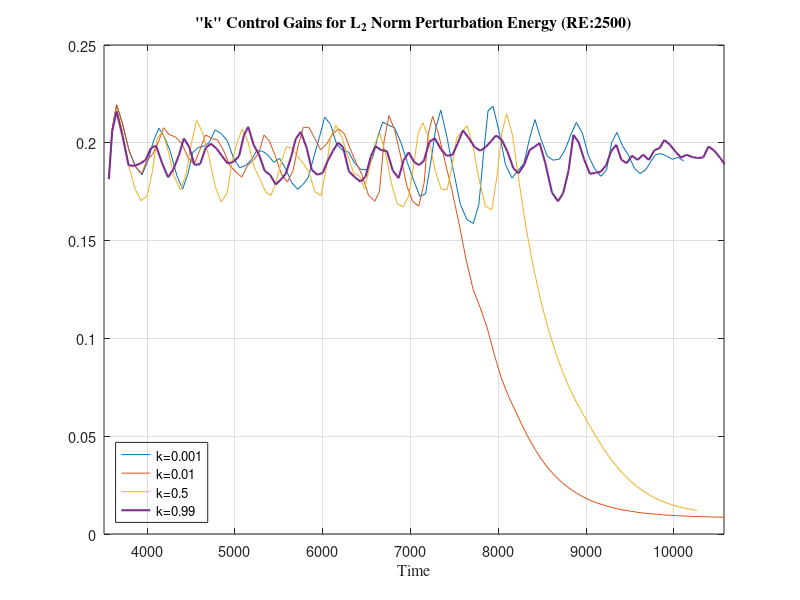

Source code (MATLAB): (Note: this script raises an error after producing the figure.)
clear vairbles;
%%%%%%%%%%%%%%%%%%%%%%%%%%%%%%%%%%%%%%%%%%%%%%%%%%% k control gains for 2500 l2.out
%%%%%%%%%%%%%%%%%%%%%%%%%%%%%%%%%%%%%%% k=0.001
k_001=[3565.103853	0.1814621861
3602.846247	0.2071037275
3653.789263	0.2194205142
3719.270352	0.2101042284
3794.383636	0.1962436613
3866.999504	0.1879437472
3943.020862	0.1836486712
4013.084437	0.191235415
4076.854201	0.2014109107
4135.246477	0.2074506949
4193.443482	0.2033478353
4264.05405	0.1957513543
4338.669761	0.1833143939
4405.067075	0.1763397859
4465.033907	0.1840331236
4519.614168	0.1950445101
4581.133613	0.1974917677
4647.885088	0.1983152992
4706.656926	0.2000361446
4775.257187	0.2065972908
4842.919674	0.2047587084
4912.90961	0.2011630453
4985.290338	0.1921491997
5053.982545	0.1872837198
5121.656218	0.1883248913
5190.283855	0.1913784735
5248.582324	0.1959400919
5315.36034	0.1956987902
5377.559036	0.1936913884
5443.625894	0.1900217627
5509.480379	0.1919794793
5577.861271	0.1867776876
5645.455028	0.1797406091
5714.850957	0.1762186452
5776.904399	0.1787522424
5835.147301	0.182272372
5900.244471	0.1928750361
5965.253316	0.2032699378
6023.329323	0.2131846803
6089.371552	0.2094256431
6159.095875	0.1992310545
6225.289145	0.1962195334
6294.634965	0.195258536
6365.190574	0.1894928241
6434.503006	0.186392992
6503.150888	0.1862059941
6572.424304	0.1929169647
6627.353462	0.2030434612
6683.546001	0.2106073562
6748.945296	0.2090204676
6818.859414	0.2077491433
6890.200328	0.2001491503
6964.162162	0.1899742747
7036.912737	0.1806870742
7107.747882	0.1725691181
7170.985628	0.1738953904
7229.537807	0.1896235443
7287.878007	0.207402805
7344.67592	0.2167310307
7412.153832	0.2035620549
7488.431642	0.1859045579
7567.959727	0.168457784
7643.036948	0.1607546835
7715.760832	0.1587762631
7778.790433	0.1685200208
7830.857219	0.1938727951
7882.685792	0.2163026186
7939.423156	0.218702487
8008.260532	0.2058195083
8080.784156	0.1890087345
8155.186958	0.1820104012
8226.577459	0.1858638764
8290.891892	0.1893492047
8354.820202	0.2020177388
8417.230733	0.2119009603
8486.309734	0.2017358355
8557.687529	0.1931855358
8624.799124	0.1911215725
8694.771361	0.1916349787
8761.568082	0.1965900085
8824.916968	0.2039489377
8888.51908	0.2104507299
8957.385465	0.2048955245
9027.618443	0.1932006668
9096.167453	0.1868037569
9166.690706	0.1828859973
9232.570416	0.1861157199
9290.438818	0.200046614
9350.748301	0.2053302482
9412.920878	0.1985560852
9480.007694	0.1938895053
9550.20154	0.186959524
9615.875208	0.1842081458
9681.960833	0.1864274339
9737.779482	0.1904992735
9790.554944	0.1939445863
9852.052385	0.1944881843
9919.191685	0.1931213567
9982.169925	0.191588918
10050.09825	0.1925867869
10109.16822	0.1906554464];
%%%%%%%%%%%%%%%%%%%%%%%%%%%%%%%%%%%%%%% k=0.01
k_01=[3565.103853	0.1814621861
3602.8458	0.2070914882
3653.778304	0.2193862237
3719.295107	0.2100544429
3794.387823	0.1961274239
3866.43406	0.1880480829
3938.648752	0.1843156923
4003.541482	0.191397735
4062.66541	0.194040191
4126.213875	0.2000411454
4186.681195	0.2076891347
4252.237807	0.2042379367
4323.802111	0.2029657692
4396.968878	0.1995051235
4468.330004	0.1923650468
4537.108528	0.1890544297
4603.277786	0.1965669684
4667.501561	0.2040559243
4736.172001	0.2021425931
4802.902791	0.2015295279
4872.992847	0.1959255832
4944.468121	0.1882037914
5012.866326	0.1850768437
5078.883342	0.182425724
5145.808822	0.1885010686
5209.801155	0.1909968861
5273.221331	0.194832588
5332.00658	0.203946928
5394.216348	0.2008953606
5457.469076	0.1936002064
5530.307668	0.1840042014
5598.413017	0.1799651298
5662.903877	0.185865726
5720.748258	0.1984456819
5778.875638	0.2078748519
5842.901796	0.2079111028
5910.273686	0.2022251117
5976.572525	0.1963329515
6047.05907	0.1994986114
6117.403283	0.204808508
6182.692973	0.2071055607
6246.858095	0.2046210466
6313.645617	0.196869926
6378.919931	0.1898919634
6446.992338	0.1838518871
6521.69764	0.1732432612
6593.379079	0.1701102712
6646.298992	0.1750922885
6698.870826	0.2007703042
6754.496108	0.2138379813
6819.033876	0.2067664595
6889.299664	0.1930100975
6957.594932	0.1780587992
7023.472573	0.1702004542
7093.168206	0.1675760154
7154.750047	0.1792723014
7200.901011	0.2042325783
7252.444854	0.2134945517
7315.607766	0.2051829761
7390.550666	0.1908688555
7470.079607	0.1761691237
7550.843021	0.1591129805
7632.446296	0.1405381521
7712.194592	0.1252121001
7792.751318	0.1158583099
7873.85578	0.105326772
7953.916433	9.18E-02
8032.804291	7.99E-02
8110.900294	7.10E-02
8188.95713	6.34E-02
8266.695375	5.60E-02
8344.1351	4.91E-02
8421.470873	4.30E-02
8498.793255	3.77E-02
8576.021446	3.32E-02
8653.122976	2.94E-02
8730.107231	2.61E-02
8807.003395	2.34E-02
8883.831274	2.11E-02
8960.602752	1.91E-02
9037.329223	1.74E-02
9114.021435	1.60E-02
9190.688813	1.49E-02
9267.339846	1.39E-02
9343.981852	1.30E-02
9420.620233	1.23E-02
9497.258735	1.17E-02
9573.900778	1.12E-02
9650.548857	1.07E-02
9727.204063	1.04E-02
9803.867484	1.01E-02
9880.539957	9.80E-03
9957.221365	9.57E-03
10033.91185	9.38E-03
10110.61134	9.21E-03
10187.3193	9.06E-03
10264.03497	8.94E-03
10340.75775	8.83E-03
10417.48719	8.73E-03
10494.22307	8.65E-03
10570.96499	8.57E-03];
%%%%%%%%%%%%%%%%%%%%%%%%%%%%%%%%%%%%%%% k=0.5
k_5=[3565.103853	0.1814621861
3602.814584	0.2064365515
3653.242505	0.2176274474
3719.703229	0.2063162041
3793.28595	0.1879667531
3862.273006	0.176549344
3932.571935	0.1703861182
4000.794734	0.1727508192
4064.385292	0.1860625061
4115.488447	0.2023115053
4176.358546	0.2056982512
4243.198823	0.1954337839
4307.698548	0.1830574845
4381.004792	0.1758690896
4445.552415	0.1843051987
4507.493007	0.2003111926
4565.468925	0.2113791528
4632.392423	0.2052641445
4704.668432	0.19303036
4776.645901	0.1776555201
4844.529562	0.1697598426
4912.349129	0.1743262595
4970.127242	0.190540865
5024.975535	0.1999241184
5084.44009	0.2071398681
5149.219287	0.2007353375
5215.659406	0.1880668153
5282.41286	0.1816934565
5349.419986	0.1749324829
5411.837844	0.1730365927
5473.69835	0.1808020016
5532.775811	0.1906939281
5586.247714	0.1979251704
5646.961491	0.1973891398
5712.800925	0.1930783542
5777.117058	0.18957562
5841.189601	0.1853638732
5912.690777	0.1749073618
5980.575759	0.1730409493
6041.752942	0.1871005025
6092.547502	0.2033741307
6152.263969	0.2089944195
6220.412719	0.2025214011
6282.700282	0.1935959729
6354.705351	0.1844460579
6419.935845	0.1828517921
6478.099217	0.1764853488
6540.482964	0.1886224247
6598.602445	0.1999888076
6650.744302	0.2048075847
6713.357435	0.1951704357
6783.85978	0.1791252411
6850.090679	0.1687225132
6917.391364	0.1673447733
6978.994672	0.1726702646
7039.445531	0.1894002814
7086.966019	0.2049203819
7141.333682	0.2102979116
7208.938682	0.2020750203
7280.216151	0.1858782501
7348.186479	0.1764405429
7415.10162	0.1758327297
7471.006325	0.1872897447
7526.262529	0.2025964537
7585.545791	0.2055763818
7644.292162	0.2087313738
7708.240134	0.198874394
7779.904003	0.1815019593
7854.237319	0.1675919017
7925.331167	0.165783512
7985.307519	0.1829649308
8038.654558	0.2044668737
8093.909477	0.2149402994
8160.255241	0.2042522976
8236.883613	0.1799117565
8315.735212	0.1565422975
8399.425341	0.1364346061
8483.534236	0.1192426389
8566.051474	0.1052539853
8646.489064	9.36E-02
8725.180601	8.37E-02
8803.187072	7.52E-02
8881.539475	6.80E-02
8960.118084	6.17E-02
9038.319624	5.55E-02
9116.161365	4.95E-02
9193.688569	4.40E-02
9270.913366	3.89E-02
9347.896245	3.45E-02
9424.696395	3.06E-02
9501.354663	2.72E-02
9577.904443	2.43E-02
9654.371426	2.18E-02
9730.774077	1.97E-02
9807.12703	1.79E-02
9883.442472	1.64E-02
9959.731185	1.52E-02
10036.00317	1.41E-02
10112.26686	1.33E-02
10188.5295	1.26E-02
10264.79651	1.20E-02];
%%%%%%%%%%%%%%%%%%%%%%%%%%%%%%%%%%%%%%% k=0.99
k_99=[3565.103853	0.1814621861
3602.780701	0.2058076339
3652.737322	0.2160544452
3719.481382	0.2037410799
3790.057355	0.1884980506
3851.653684	0.1882268423
3919.801232	0.1893480444
3983.414687	0.1911745774
4044.160338	0.1972769952
4102.816805	0.1985397114
4172.170262	0.1895331691
4239.293322	0.1823456456
4301.123999	0.1865214043
4361.200543	0.1933950789
4420.00079	0.2022286364
4479.585497	0.1978620223
4540.273059	0.1887186655
4605.240502	0.1891166005
4667.326555	0.1973789786
4727.343724	0.1995406942
4790.61726	0.1971057801
4853.499643	0.1932665535
4917.258027	0.189435547
4983.159089	0.1902132796
5048.39794	0.1932216773
5103.426045	0.2038989902
5152.282406	0.2081746394
5214.550365	0.1988720998
5276.793476	0.1937696964
5340.208135	0.1856506233
5402.559723	0.1835208652
5465.617882	0.1786808228
5530.028982	0.181503208
5580.596924	0.1842592921
5640.425691	0.1927645465
5692.727284	0.201957214
5750.749226	0.2056337669
5819.13987	0.1971981866
5876.1456	0.1861563419
5938.815288	0.1836491802
5999.964666	0.1846114436
6055.595328	0.1906112201
6116.232069	0.1958071165
6175.161784	0.200099845
6231.437565	0.1978762293
6299.155403	0.1853448839
6366.154113	0.1824557082
6430.275591	0.1800710055
6489.646403	0.1828157068
6547.220576	0.1930026021
6601.902124	0.198205889
6667.889447	0.1962236816
6732.427962	0.1957519812
6797.58112	0.1858898139
6864.619245	0.181925914
6922.175085	0.1911095458
6980.210266	0.1951335162
7041.164416	0.1901766067
7097.330742	0.1886218201
7151.591187	0.1907306685
7215.769122	0.2004949322
7276.415374	0.202358162
7343.617414	0.1969712169
7410.883345	0.1933486024
7478.435929	0.1938450241
7537.638858	0.1997071638
7597.214521	0.2063248054
7662.258928	0.2024912704
7730.565038	0.1978051316
7795.600854	0.1959261765
7856.41028	0.1978221228
7919.426179	0.2009234217
7973.897721	0.2037461059
8038.573335	0.2015908117
8103.951894	0.1955181329
8171.728039	0.1869374581
8229.70791	0.1844229522
8293.57381	0.1886273944
8356.494704	0.196280836
8417.944875	0.1981288585
8470.367648	0.1998528219
8534.947201	0.189641517
8610.626797	0.1745981375
8679.214088	0.1700800686
8737.801902	0.174172256
8799.867101	0.1857687019
8855.484521	0.2040369897
8913.813722	0.2003818433
8978.609068	0.1913708563
9042.92856	0.1841299008
9107.633129	0.184665455
9167.059515	0.1852338952
9226.834665	0.1884007125
9283.912858	0.19559687
9343.587571	0.1989922681
9400.49693	0.1914271176
9461.533765	0.1895373081
9521.348651	0.1934383523
9585.947248	0.1912463655
9650.493165	0.1939400117
9714.366729	0.1912359534
9778.557508	0.1962735287
9834.907158	0.1972110871
9890.4224	0.201402032
9955.016809	0.1990121224
10023.26025	0.1951642028
10081.57863	0.1924269954
10144.07717	0.1939035285
10208.5574	0.1926943912
10271.34567	0.1922348484
10333.41241	0.1924906798
10393.72031	0.198104623
10456.96215	0.1960493606
10526.09084	0.1923575967
10596.21087	0.1877790158
10662.43517	0.1896495222
10726.07939	0.1905620334
10787.42593	0.1907369038
10848.85561	0.1907940399
10914.75452	0.1935050928
10974.99246	0.200417482
11037.96843	0.2011138791
11101.95738	0.197038369
11166.12346	0.1934542945
11233.37473	0.1880207958
11294.80394	0.1894485536
11360.69682	0.1874233165
11419.80758	0.1937093675
11477.96078	0.2010493401
11539.30621	0.1984338062
11604.67178	0.1937231026
11672.09228	0.1910506413
11737.68204	0.1922964395
11805.12768	0.1873303984
11873.19935	0.1823990919
11940.69331	0.1784595721
12005.97963	0.1763590568
12071.48653	0.1823129425
12127.56232	0.1980732304
12184.13627	0.2077413614
12240.39447	0.2029226187
12295.57739	0.1976051835
12365.91186	0.1849133486
12442.28719	0.175952073
12508.97256	0.1747100168
12572.68552	0.1902811238
12619.64882	0.204110131
12678.3365	0.2081486717
12743.66461	0.194458876
12808.29091	0.1829938806
12870.99853	0.1733931199
12932.09493	0.1742117334
12987.5483	0.1901156451
13043.30398	0.1988865567
13105.92408	0.199264286
13171.64058	0.1943218777
13234.96907	0.1904814941
13303.01086	0.1811239316
13371.93622	0.1792528796
13434.94175	0.1897149123
13489.29338	0.205061781
13548.73678	0.2036114132
13613.71735	0.1969600066
13677.99612	0.1914360943
13745.07258	0.1807197439
13805.50149	0.1832058292
13863.13919	0.1974506854
13919.88303	0.1978570448
13976.66795	0.1961244496
14037.13321	0.1976780645
14103.71407	0.1907056837
14161.78289	0.1928269507
14226.6583	0.2020140019
14288.83011	0.1969154273
14353.78527	0.1914691538
14417.8629	0.1977929078
14476.2622	0.1974115676
14538.56966	0.1985709294
14606.39799	0.1978327
14668.14638	0.1940746629
14734.57734	0.1878536953
14799.29112	0.1820364025
14865.34422	0.1801108659
14922.27236	0.1998848592
14977.29176	0.2095986799
15034.07299	0.2090185934
15094.95309	0.2002510041
15161.02678	0.1952792104
15227.59384	0.1902400749
15289.70684	0.1977022227
15348.47252	0.2003472276
15412.2816	0.2000186503
15478.53184	0.1965657998
15543.44149	0.2027486228
15607.02904	0.2076502369
15669.43137	0.2018580419
15731.90982	0.1893020157
15796.18071	0.179417183
15865.44058	0.1707233272
15937.55448	0.1664280907
16006.69371	0.1621418829];
plot(k_001(:,1),k_001(:,2),k_01(:,1),k_01(:,2),k_5(:,1),k_5(:,2),k_99(:,1),k_99(:,2),'LineWidth',1.5);
xlim([3510 10570])
%ylim([0 12])
grid;
xlabel('Time','FontName','Times');
title('"k" Control Gains for L_2 Norm Perturbation Energy (RE:2500)','FontName','Times');
legend({'k=0.001','k=0.01','k=0.5','k=0.99'},"Location","southwest");
set(gcf, 'color', 'none');
set(legend,'color','none');
set(gca, 'color', 'none','FontSize',10.5); 
export_fig('k_L2_2500.png', '-png', '-eps', '-transparent','-m5');